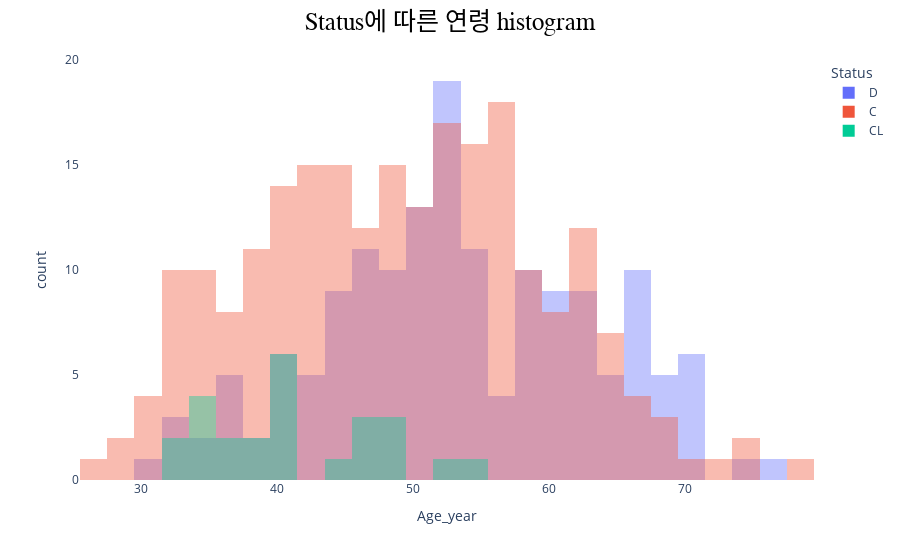

Source (notebook cell):
### Code cell
# histogram of age and Status
fig = px.histogram(data, x="Age_year", color = 'Status')
fig.update_layout(title_text="Status에 따른 연령 histogram",
                  title_x = 0.5,
                  title_xanchor = 'center',
                  title_font_size = 25,
                  title_font_color = 'black',
                  title_font_family = 'NanumSquare',
                  plot_bgcolor='#ffffff',
                  barmode = 'overlay')
fig.update_traces(#marker_color= 히스토그램 색, 
                 #marker_line_width=히스토그램 테두리 두깨,                            
                 #marker_line_color=히스토그램 테두리 색,
                 marker_opacity = 0.4,
                 )
fig.show()

### Figure 1 — Plotly figure (JSON) as saved in the notebook; plotly's stock layout.template omitted (floating-point values rounded to 4 significant figures; data arrays with more than 128 entries replaced by an {"elided": "..."} marker saying what was removed)
{"data": [{"alignmentgroup": "True", "bingroup": "x", "hovertemplate": "Status=D<br>Age_year=%{x}<br>count=%{y}<extra></extra>", "legendgroup": "D", "marker": {"color": "#636efa", "opacity": 0.4, "pattern": {"shape": ""}}, "name": "D", "offsetgroup": "D", "orientation": "v", "showlegend": true, "type": "histogram", "x": {"elided": "157 int values"}, "xaxis": "x", "yaxis": "y"}, {"alignmentgroup": "True", "bingroup": "x", "hovertemplate": "Status=C<br>Age_year=%{x}<br>count=%{y}<extra></extra>", "legendgroup": "C", "marker": {"color": "#EF553B", "opacity": 0.4, "pattern": {"shape": ""}}, "name": "C", "offsetgroup": "C", "orientation": "v", "showlegend": true, "type": "histogram", "x": {"elided": "230 int values"}, "xaxis": "x", "yaxis": "y"}, {"alignmentgroup": "True", "bingroup": "x", "hovertemplate": "Status=CL<br>Age_year=%{x}<br>count=%{y}<extra></extra>", "legendgroup": "CL", "marker": {"color": "#00cc96", "opacity": 0.4, "pattern": {"shape": ""}}, "name": "CL", "offsetgroup": "CL", "orientation": "v", "showlegend": true, "type": "histogram", "x": [38, 34, 41, 35, 47, 36, 40, 41, 32, 41, 39, 34, 44, 46, 47, 48, 40, 35, 55, 48, 40, 48, 52, 32, 36], "xaxis": "x", "yaxis": "y"}], "layout": {"barmode": "overlay", "legend": {"title": {"text": "Status"}, "tracegroupgap": 0}, "margin": {"t": 60}, "plot_bgcolor": "#ffffff", "title": {"font": {"color": "black", "family": "NanumSquare", "size": 25}, "text": "Status에 따른 연령 histogram", "x": 0.5, "xanchor": "center"}, "xaxis": {"anchor": "y", "domain": [0, 1], "title": {"text": "Age_year"}}, "yaxis": {"anchor": "x", "domain": [0, 1], "title": {"text": "count"}}}}
